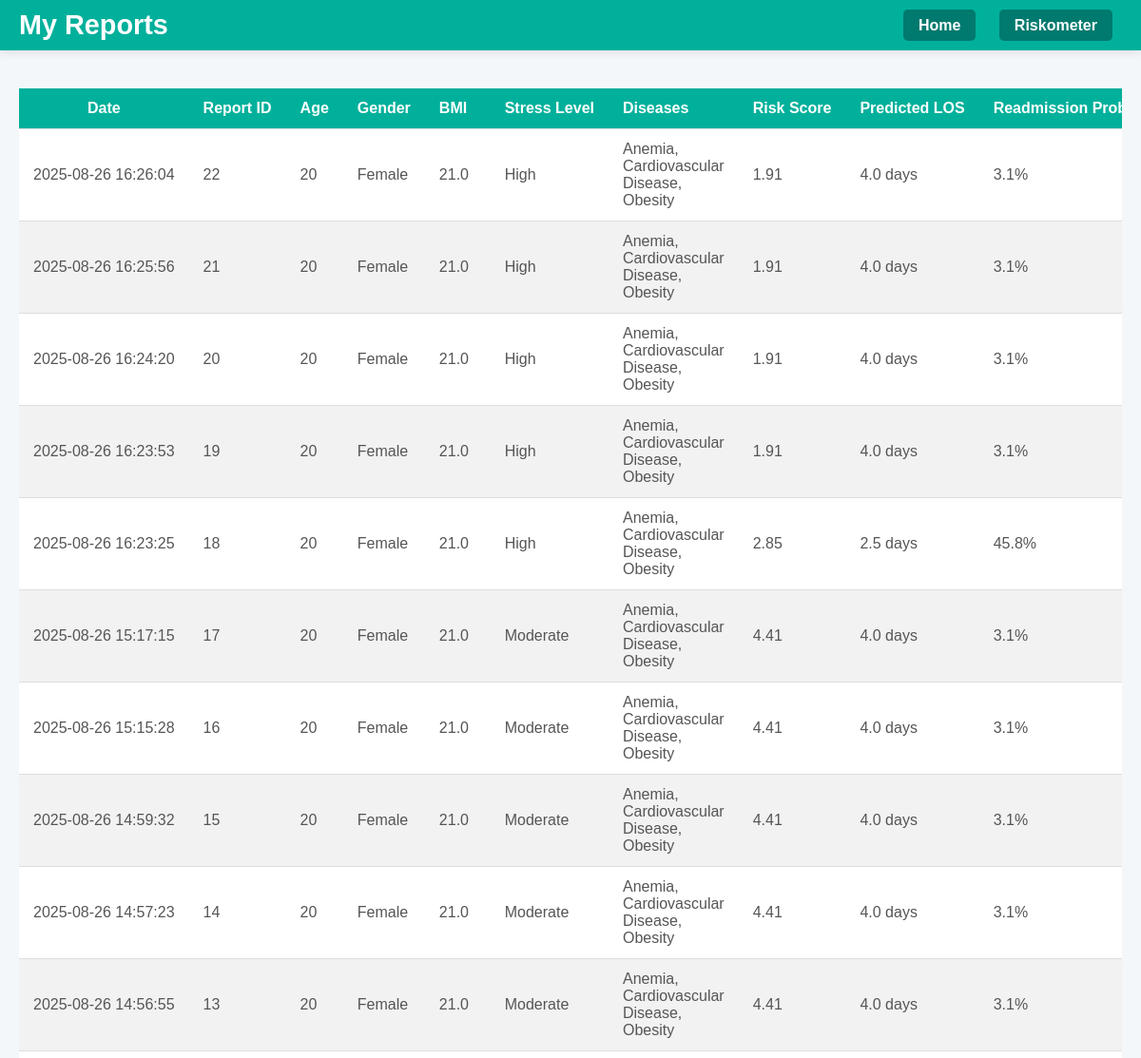
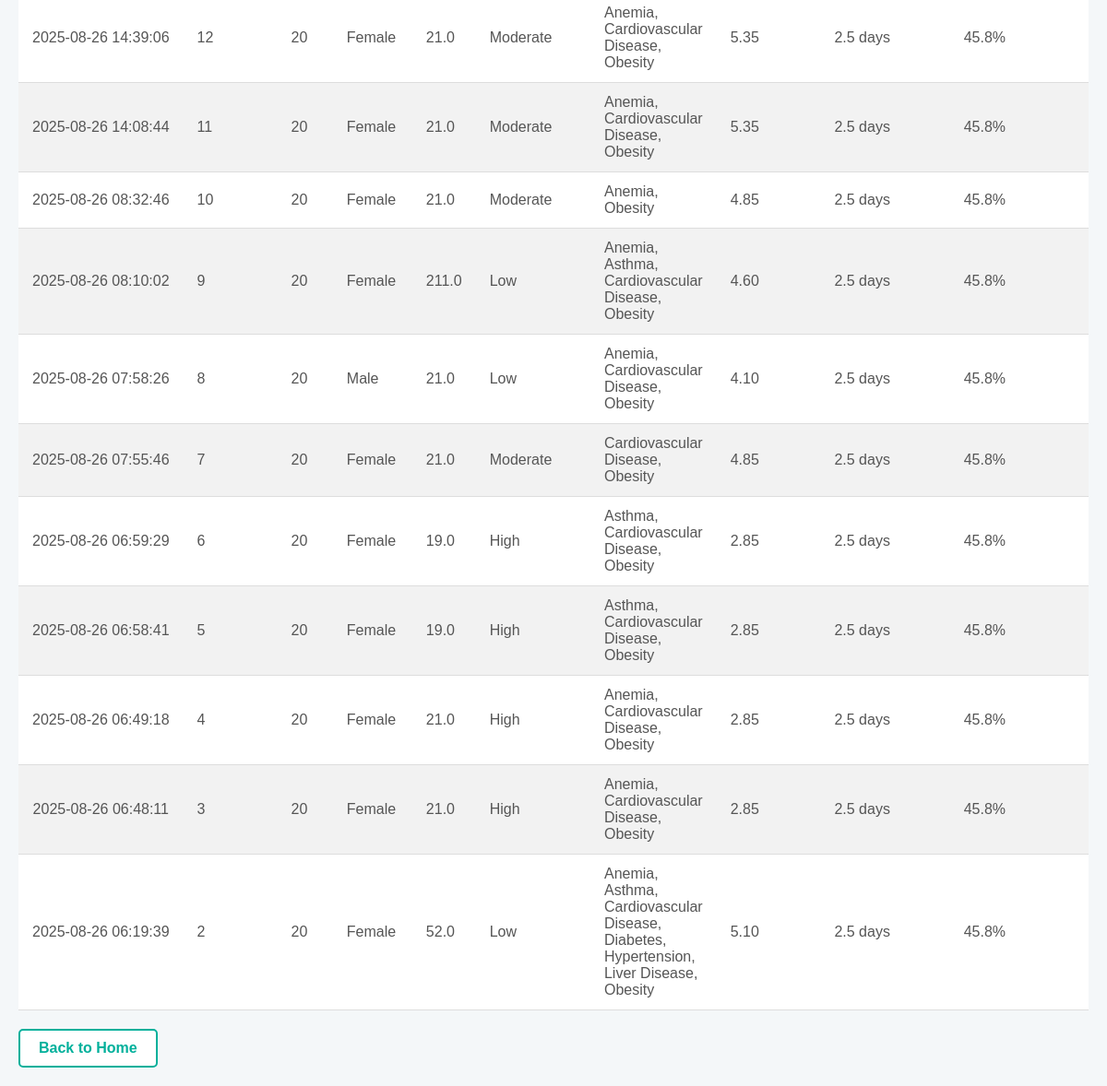
Screenshot of /my_reports (signed in) with the database file from the repository (2 pictures, top to bottom).
### tables this page shows
CREATE TABLE ResultData (
    report_id INTEGER PRIMARY KEY AUTOINCREMENT,
    user_id INTEGER,
    stress_level TEXT,
    diseases TEXT,
    risk_score REAL,
    predicted_los REAL,
    readmission_prob REAL,
    readmission_label TEXT,
    created_at TEXT DEFAULT (datetime('now'))
);

CREATE TABLE CheckupData (
    checkup_id INTEGER PRIMARY KEY AUTOINCREMENT,
    user_id INTEGER,
    age INTEGER,
    gender INTEGER,
    rbc_count REAL,
    wbc_count REAL,
    systole INTEGER,
    diastole INTEGER,
    heart_rate INTEGER,
    allergies INTEGER,
    blood_sugar REAL,
    bmi REAL,
    cholesterol REAL,
    glucose_mean REAL,
    hemoglobin_mean REAL,
    steps_per_day INTEGER,
    calorie_intake INTEGER,
    smoking INTEGER,
    alcohol INTEGER,
    sleep_pattern INTEGER,
    num_claims INTEGER,
    service_type TEXT,
    diagnosis_code TEXT,
    procedure_code TEXT,
    cost_of_service REAL,
    procedure_codes TEXT,
    created_at TEXT DEFAULT (datetime('now'))
, hospital_id INTEGER);

### app.py (the view)
@app.route('/my_reports')
def my_reports():
    user_id = session.get('user_id')
    if not user_id:
        flash("Please log in to view your reports.")
        return redirect(url_for('login'))
    conn = sqlite3.connect('database.db')
    cursor = conn.cursor()
    cursor.execute('''
        SELECT c.created_at, c.checkup_id, c.age, c.gender, c.bmi,
               r.stress_level, r.diseases, r.risk_score, r.predicted_los,
               r.readmission_prob, r.readmission_label
        FROM CheckupData c
        JOIN ResultData r ON r.report_id = c.checkup_id
        WHERE c.user_id = ?
        ORDER BY c.created_at DESC
    ''', (user_id,))
    checkup_data = cursor.fetchall()
    conn.close()
    return render_template('my_reports.html', checkup_data=checkup_data)

### templates/my_reports.html (shortened to what this page needs)
<!DOCTYPE html>
<html lang="en">
<head>
</head>
<body>
    <header>
        <h1>My Reports</h1>
        <nav>
            <a href="{{ url_for('home') }}">Home</a>
            <a href="{{ url_for('checkup') }}">Riskometer</a>
        </nav>
    </header>
    <div class="container">
        {% if checkup_data %}
            <div class="table-wrapper">
                <table>
                    <thead>
                        <tr>
                            <th>Date</th>
                            <th>Report ID</th>
                            <th>Age</th>
                            <th>Gender</th>
                            <th>BMI</th>
                            <th>Stress Level</th>
                            <th>Diseases</th>
                            <th>Risk Score</th>
                            <th>Predicted LOS</th>
                            <th>Readmission Prob</th>
                        </tr>
                    </thead>
                    <tbody>
                        {% for report in checkup_data %}
                            <tr>
                                <td>{{ report[0] }}</td>
                                <td>{{ report[1] }}</td>
                                <td>{{ report[2] }}</td>
                                <td>{{ "Female" if report[3] == 0 else "Male" }}</td>
                                <td>{{ "%.1f"|format(report[4]) if report[4] else "N/A" }}</td>
                                <td>{{ report[5] }}</td>
                                <td>{{ report[6] }}</td>
                                <td>{{ "%.2f"|format(report[7]) if report[7] else "N/A" }}</td>
                                <td>{{ ("%.1f days"|format(report[8])) if report[8] else "N/A" }}</td>
                                <td>{{ ("%.1f%%"|format(report[9] * 100)) if report[9] else "N/A" }}</td>
                            </tr>
                        {% endfor %}
                    </tbody>
                </table>
            </div>
        {% else %}
            <p>No reports found.</p>
        {% endif %}
        <a href="{{ url_for('home') }}" class="back-home">Back to Home</a>
    </div>
</body>
</html>

### templates/my_reports.html (style rules this page uses)
body { font-family: "Poppins", sans-serif; background-color: #f4f7f9; color: #333; margin: 0; padding: 0; display: flex; flex-direction: column; align-items: center; min-height: 100vh; }
header { width: 100%; background-color: #00b09b; padding: 10px 20px; box-shadow: 0 2px 10px rgba(0, 0, 0, 0.1); display: flex; justify-content: space-between; align-items: center; box-sizing: border-box; }
header h1 { color: #fff; font-size: 1.8rem; margin: 0; }
header nav a { text-decoration: none; color: #fff; margin: 0 10px; font-weight: bold; padding: 8px 16px; background-color: #007a6e; border-radius: 5px; transition: background-color 0.3s ease; }
.container { width: 100%; max-width: 1200px; padding: 20px; margin-top: 20px; box-sizing: border-box; overflow-x: auto; }
table { width: 100%; border-collapse: collapse; background-color: #ffffff; box-shadow: 0 0 10px rgba(0, 0, 0, 0.1); border-radius: 0; overflow: hidden; margin: 0 auto; }
th, td { padding: 12px 15px; text-align: left; border-bottom: 1px solid #ddd; white-space: nowrap; }
th { background-color: #00b09b; color: #ffffff; font-weight: bold; position: sticky; top: 0; z-index: 2; }
td { color: #555; }
th:first-child, td:first-child { text-align: center; width: 150px; }
th:nth-child(7), td:nth-child(7) { max-width: 300px; word-wrap: break-word; white-space: normal; }
tr:nth-child(even) { background-color: #f2f2f2; }
a.back-home { text-decoration: none; color: #00b09b; padding: 10px 20px; background-color: #ffffff; border: 2px solid #00b09b; border-radius: 5px; transition: all 0.3s ease; font-weight: bold; display: inline-block; margin-top: 20px; }
.table-wrapper { overflow-x: auto; max-width: 100%; margin: 0 auto; }

### rows the page displays
ResultData: created_at "2025-08-26 16:26:04", checkup_id "22", age "20", stress_level "High", diseases "Anemia, Cardiovascular Disease, Obesity", risk_score "1.91", predicted_los "4.0 days", readmission_prob "3.1%"
CheckupData: gender "Female", bmi "21.0"
ResultData: created_at "2025-08-26 16:25:56", checkup_id "21", age "20", stress_level "High", diseases "Anemia, Cardiovascular Disease, Obesity", risk_score "1.91", predicted_los "4.0 days", readmission_prob "3.1%"
CheckupData: gender "Female", bmi "21.0"
ResultData: created_at "2025-08-26 16:24:20", checkup_id "20", age "20", stress_level "High", diseases "Anemia, Cardiovascular Disease, Obesity", risk_score "1.91", predicted_los "4.0 days", readmission_prob "3.1%"
CheckupData: gender "Female", bmi "21.0"
ResultData: created_at "2025-08-26 16:23:53", checkup_id "19", age "20", stress_level "High", diseases "Anemia, Cardiovascular Disease, Obesity", risk_score "1.91", predicted_los "4.0 days", readmission_prob "3.1%"
CheckupData: gender "Female", bmi "21.0"
ResultData: created_at "2025-08-26 16:23:25", checkup_id "18", age "20", stress_level "High", diseases "Anemia, Cardiovascular Disease, Obesity", risk_score "2.85", predicted_los "2.5 days", readmission_prob "45.8%"
CheckupData: gender "Female", bmi "21.0"
ResultData: created_at "2025-08-26 15:17:15", checkup_id "17", age "20", stress_level "Moderate", diseases "Anemia, Cardiovascular Disease, Obesity", risk_score "4.41", predicted_los "4.0 days", readmission_prob "3.1%"
CheckupData: gender "Female", bmi "21.0"
ResultData: created_at "2025-08-26 15:15:28", checkup_id "16", age "20", stress_level "Moderate", diseases "Anemia, Cardiovascular Disease, Obesity", risk_score "4.41", predicted_los "4.0 days", readmission_prob "3.1%"
CheckupData: gender "Female", bmi "21.0"
ResultData: created_at "2025-08-26 14:59:32", checkup_id "15", age "20", stress_level "Moderate", diseases "Anemia, Cardiovascular Disease, Obesity", risk_score "4.41", predicted_los "4.0 days", readmission_prob "3.1%"
CheckupData: gender "Female", bmi "21.0"
ResultData: created_at "2025-08-26 14:57:23", checkup_id "14", age "20", stress_level "Moderate", diseases "Anemia, Cardiovascular Disease, Obesity", risk_score "4.41", predicted_los "4.0 days", readmission_prob "3.1%"
CheckupData: gender "Female", bmi "21.0"
ResultData: created_at "2025-08-26 14:56:55", checkup_id "13", age "20", stress_level "Moderate", diseases "Anemia, Cardiovascular Disease, Obesity", risk_score "4.41", predicted_los "4.0 days", readmission_prob "3.1%"
CheckupData: gender "Female", bmi "21.0"
ResultData: created_at "2025-08-26 14:39:06", checkup_id "12", age "20", stress_level "Moderate", diseases "Anemia, Cardiovascular Disease, Obesity", risk_score "5.35", predicted_los "2.5 days", readmission_prob "45.8%"
CheckupData: gender "Female", bmi "21.0"
ResultData: created_at "2025-08-26 14:08:44", checkup_id "11", age "20", stress_level "Moderate", diseases "Anemia, Cardiovascular Disease, Obesity", risk_score "5.35", predicted_los "2.5 days", readmission_prob "45.8%"
CheckupData: gender "Female", bmi "21.0"
ResultData: created_at "2025-08-26 08:32:46", checkup_id "10", age "20", stress_level "Moderate", diseases "Anemia, Obesity", risk_score "4.85", predicted_los "2.5 days", readmission_prob "45.8%"
CheckupData: gender "Female", bmi "21.0"
ResultData: created_at "2025-08-26 08:10:02", checkup_id "9", age "20", stress_level "Low", diseases "Anemia, Asthma, Cardiovascular Disease, Obesity", risk_score "4.60", predicted_los "2.5 days", readmission_prob "45.8%"
CheckupData: gender "Female", bmi "211.0"
ResultData: created_at "2025-08-26 07:58:26", checkup_id "8", age "20", stress_level "Low", diseases "Anemia, Cardiovascular Disease, Obesity", risk_score "4.10", predicted_los "2.5 days", readmission_prob "45.8%"
CheckupData: gender "Male", bmi "21.0"
ResultData: created_at "2025-08-26 07:55:46", checkup_id "7", age "20", stress_level "Moderate", diseases "Cardiovascular Disease, Obesity", risk_score "4.85", predicted_los "2.5 days", readmission_prob "45.8%"
CheckupData: gender "Female", bmi "21.0"
ResultData: created_at "2025-08-26 06:59:29", checkup_id "6", age "20", stress_level "High", diseases "Asthma, Cardiovascular Disease, Obesity", risk_score "2.85", predicted_los "2.5 days", readmission_prob "45.8%"
CheckupData: gender "Female", bmi "19.0"
ResultData: created_at "2025-08-26 06:58:41", checkup_id "5", age "20", stress_level "High", diseases "Asthma, Cardiovascular Disease, Obesity", risk_score "2.85", predicted_los "2.5 days", readmission_prob "45.8%"
CheckupData: gender "Female", bmi "19.0"
ResultData: created_at "2025-08-26 06:49:18", checkup_id "4", age "20", stress_level "High", diseases "Anemia, Cardiovascular Disease, Obesity", risk_score "2.85", predicted_los "2.5 days", readmission_prob "45.8%"
CheckupData: gender "Female", bmi "21.0"
ResultData: created_at "2025-08-26 06:48:11", checkup_id "3", age "20", stress_level "High", diseases "Anemia, Cardiovascular Disease, Obesity", risk_score "2.85", predicted_los "2.5 days", readmission_prob "45.8%"
CheckupData: gender "Female", bmi "21.0"
ResultData: created_at "2025-08-26 06:19:39", checkup_id "2", age "20", stress_level "Low", diseases "Anemia, Asthma, Cardiovascular Disease, Diabetes, Hypertension, Liver Disease, Obesity", risk_score "5.10", predicted_los "2.5 days", readmission_prob "45.8%"
CheckupData: gender "Female", bmi "52.0"
